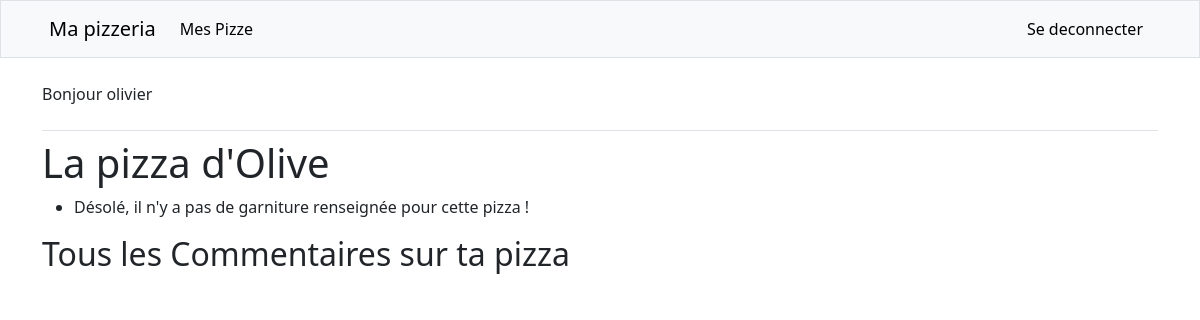
The page /pizzas/7 (signed in) on the database as committed earlier.
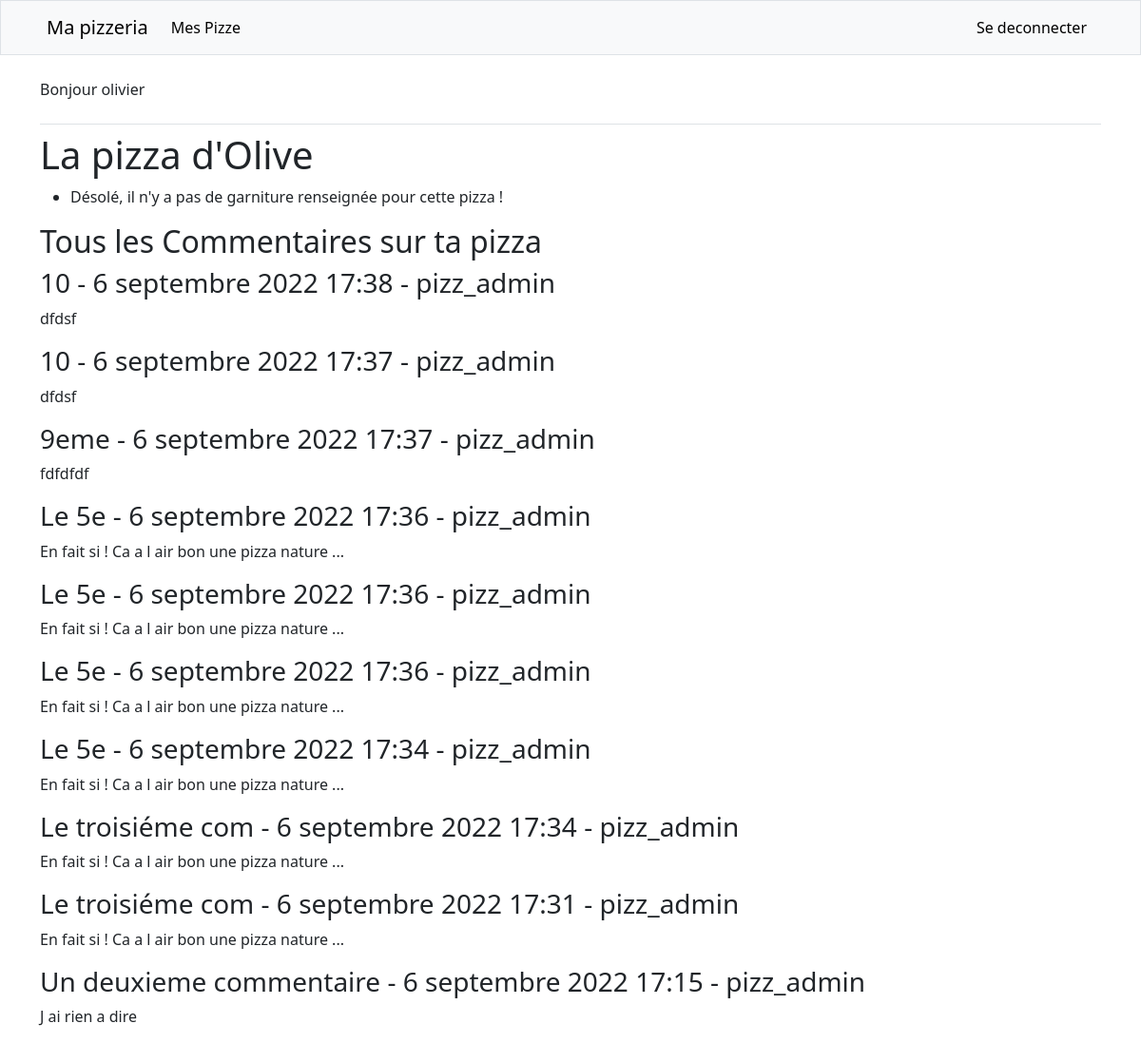
The same page on the database as committed later.
### pizzas/models.py (models this page shows, shortened)
class Pizza(models.Model):
    name = models.CharField(max_length=50)
    owner = models.ForeignKey(User, on_delete=models.CASCADE)
    def __str__(self) -> str:
        return self.name

class Pizza_Comment(models.Model):
    title = models.CharField(max_length=50)
    text = models.TextField()
    owner = models.ForeignKey(User, on_delete=models.CASCADE)
    pizza = models.ForeignKey(Pizza, on_delete=models.CASCADE)
    date_added = models.DateTimeField(auto_now_add=True)

### pizzas/views.py (the view, shortened to what this page needs)
# urls.py: path('pizzas/<int:pizza_id>', views.pizzas_toppings, name='pizzas_toppings'),
@login_required
def pizzas_toppings(request, pizza_id):
    pizza = Pizza.objects.get(id=pizza_id)
    if request.method != 'POST':
        form = PizzaCommentForm()
    comments = Pizza_Comment.objects.filter(pizza=pizza.id).order_by('-date_added')
    is_not_owner = False
    if pizza.owner != request.user:
        is_not_owner = True
    toppings = pizza.topping_set.all()
    context = {'form': form,
               'is_not_owner': is_not_owner,
               'pizza': pizza,
               'toppings': toppings,
               'comments': comments,
               }
    return render(request, 'pizzas/topping.html',context)

### pizzas/templates/pizzas/topping.html
{% extends 'pizzas/base.html' %}
{% block content %}
    <h1>{{pizza}}</h1>
    <ul>
    {% for topping in toppings %}
        <li>{{topping}}</li>
    {% empty %}
        <li>Désolé, il n'y a pas de garniture renseignée pour cette pizza !</li>
    {% endfor %}
    </ul>
    {% if is_not_owner %}
        <form action="{% url 'pizzas:pizzas_toppings' pizza.id %}" method="post">
            {% csrf_token %}
            {{ form.as_p }}
            <button name="submit">Valider</button>
        </form>
        <h2>Tous les Commentaires</h2>
    {% else %}
        <h2>Tous les Commentaires sur ta pizza</h2>
    {% endif %}
    {% for comment in comments %}
    <h3>
        {{ comment.title }} - {{ comment.date_added }} - {{ comment.owner}}
    </h3>
    <p>
        {{ comment.text }}
    </p>
    {% endfor %}
{% endblock content %}

### pizzas/templates/pizzas/base.html (shortened to what this page needs)
{% load bootstrap5 %}
<!DOCTYPE html>
<html lang="fr">
<head>
    {% bootstrap_css %}
</head>
<body>
    <nav class="navbar sticky-top navbar-expand-lg navbar-light bg-light px-5 mb-4 border">
        <a class="navbar-brand" href="{% url 'pizzas:index' %}">Ma pizzeria</a>
        <div class="collapse navbar-collapse justify-content-between" id="navbarCollapse">
          <ul class="navbar-nav mr-auto">
            <li class="nav-item "><a class="nav-link active" href="{% url 'pizzas:pizzas' %}">Mes Pizze</a></li>
          </ul>
          <ul class="navbar-nav">
            {% if user.is_authenticated %}
                <li class="nav-item"><a class="nav-link active" href="{% url 'utilisateurs:logout' %}">Se deconnecter</a></li>
            {% else %}
                <li class="nav-item"><a class="nav-link" href="{% url 'utilisateurs:login' %}">Se connecter</a></li>
                <li class="nav-item"><a class="nav-link" href="{% url 'utilisateurs:register' %}">S'inscrire</a></li>
            {% endif %}
          </ul>
        </div>
      </nav>
    <main role="main" class="container">
        {% if user.is_authenticated %}
        <p>Bonjour {{ user.username }}</p>
        {% endif %}
        <div class="pb-2 mb-2 border-bottom">
        </div>
        <div>
            {% block content %}{% endblock content %}
        </div>
    </main>
</body>
</html>

Rows that differ between the two databases and show on the page:
added Pizza_Comment: title "10", date_added "6 septembre 2022 17:38", owner "pizz_admin", text "dfdsf"
added Pizza_Comment: title "10", date_added "6 septembre 2022 17:37", owner "pizz_admin", text "dfdsf"
added Pizza_Comment: title "9eme", date_added "6 septembre 2022 17:37", owner "pizz_admin", text "fdfdfdf"
added Pizza_Comment: title "Le 5e", date_added "6 septembre 2022 17:36", owner "pizz_admin", text "En fait si ! Ca a l air bon une pizza nature ..."
added Pizza_Comment: title "Le 5e", date_added "6 septembre 2022 17:36", owner "pizz_admin", text "En fait si ! Ca a l air bon une pizza nature ..."
added Pizza_Comment: title "Le 5e", date_added "6 septembre 2022 17:36", owner "pizz_admin", text "En fait si ! Ca a l air bon une pizza nature ..."
added Pizza_Comment: title "Le 5e", date_added "6 septembre 2022 17:34", owner "pizz_admin", text "En fait si ! Ca a l air bon une pizza nature ..."
added Pizza_Comment: title "Le troisiéme com", date_added "6 septembre 2022 17:34", owner "pizz_admin", text "En fait si ! Ca a l air bon une pizza nature ..."
added Pizza_Comment: title "Le troisiéme com", date_added "6 septembre 2022 17:31", owner "pizz_admin", text "En fait si ! Ca a l air bon une pizza nature ..."
added Pizza_Comment: title "Un deuxieme commentaire", date_added "6 septembre 2022 17:15", owner "pizz_admin", text "J ai rien a dire"
